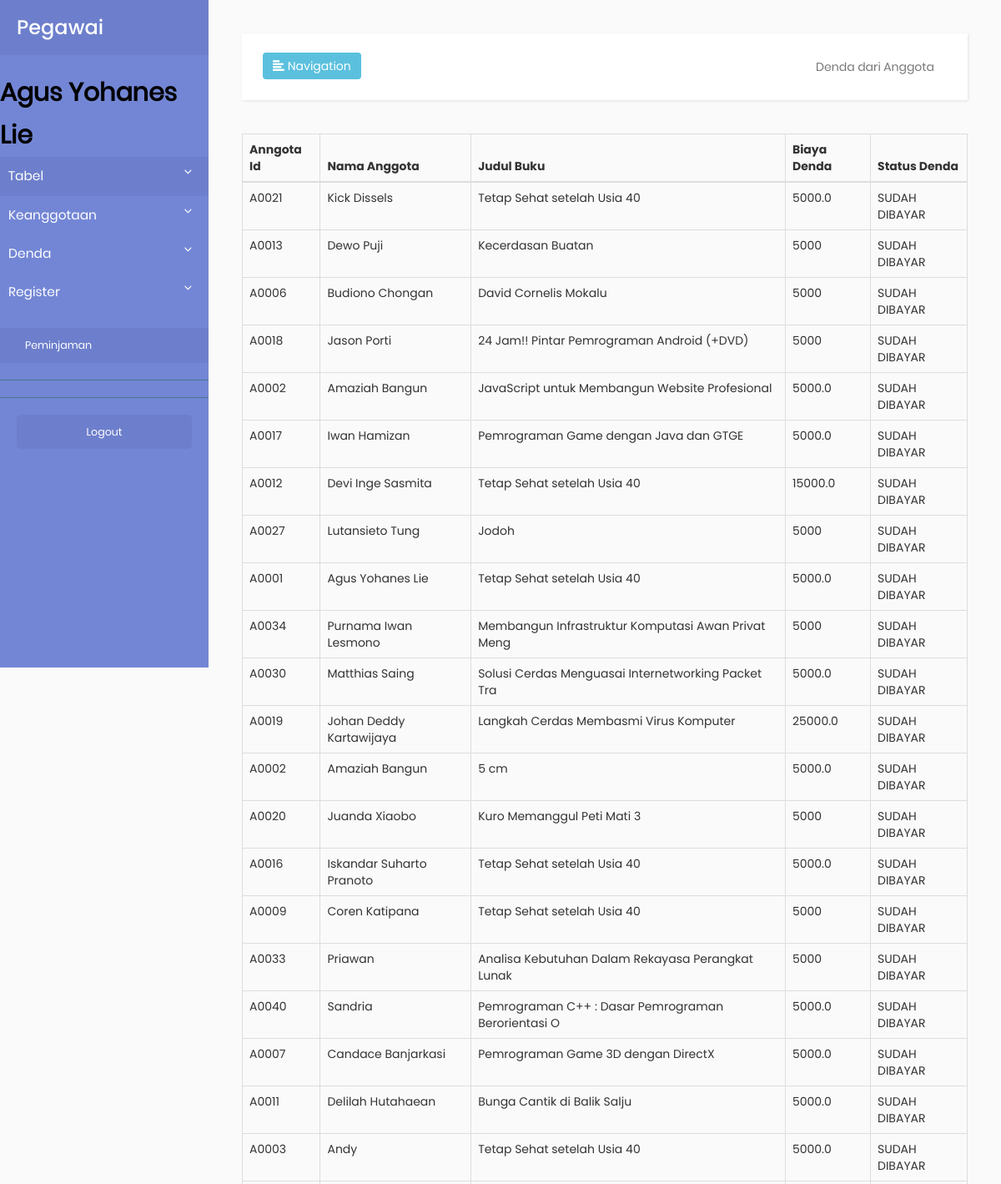
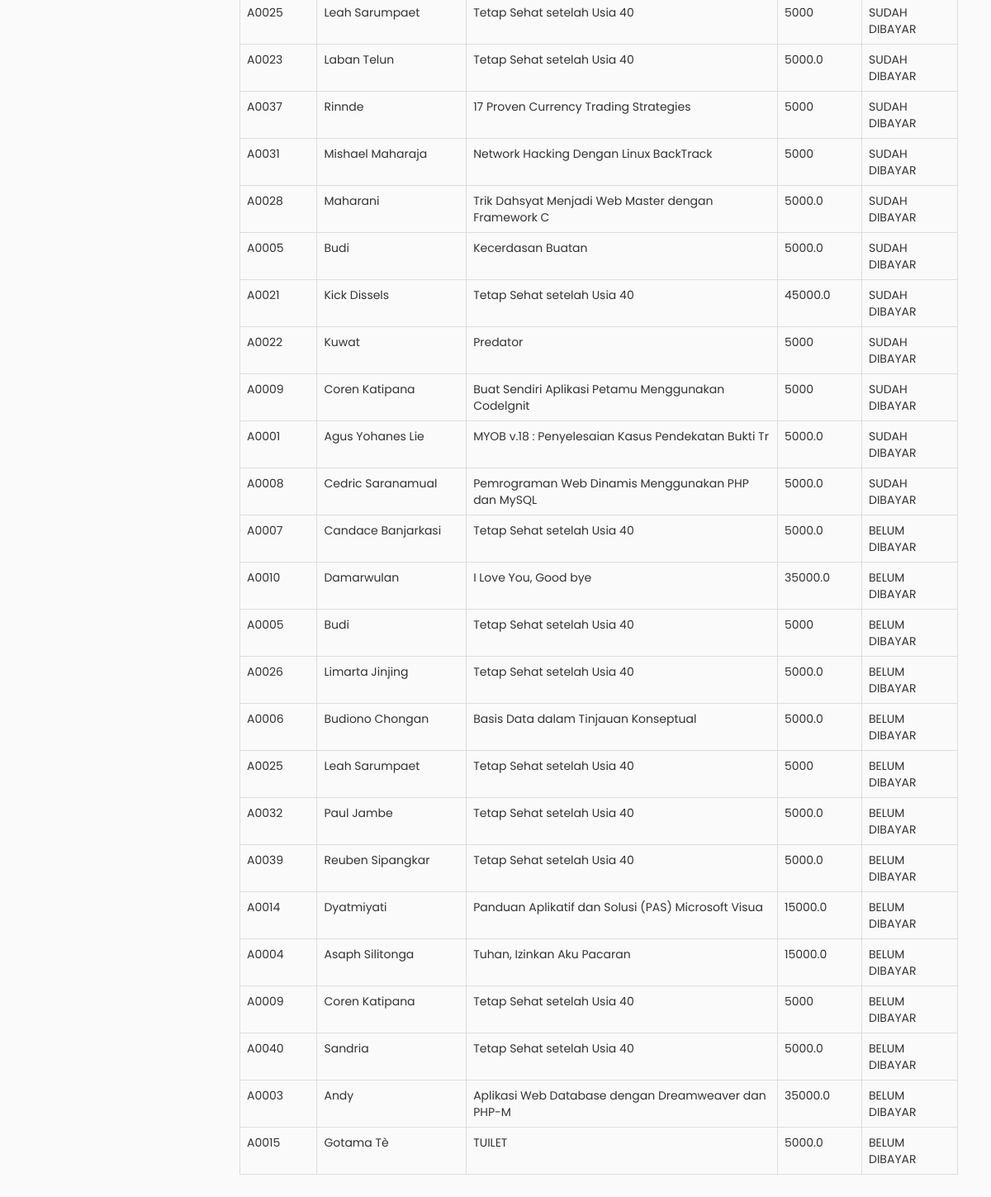
The app's page /admin/anggotadenda.php (signed in) with its own data (2 pictures, top to bottom).
### tables this page shows
CREATE TABLE `anggota` (
  `A_ID` char(5) NOT NULL,
  `A_NAMA` varchar(25) DEFAULT NULL,
  `A_ALAMAT` varchar(100) DEFAULT NULL,
  `A_TELPON` varchar(14) DEFAULT NULL,
  `A_TEMPAT_LAHIR` varchar(25) DEFAULT NULL,
  `A_TANGGAL_LAHIR` date DEFAULT NULL,
  `A_STATUS` varchar(100) DEFAULT NULL,
  `A_EMAIL` varchar(25) DEFAULT NULL,
  `A_KELAMIN` varchar(1) DEFAULT NULL,
  PRIMARY KEY (`A_ID`),
  KEY `anggota_index` (`A_NAMA`)
);

### admin/anggotadenda.php (the view, shortened to what this page needs)
<!DOCTYPE html>
<html>
    <head>
        <link rel="stylesheet" href="https://maxcdn.bootstrapcdn.com/bootstrap/3.3.7/css/bootstrap.min.css">
        <link rel="stylesheet" href="css/main.css">
        <link rel="stylesheet" type="text/css" href="css/main2.css">
        <link rel="stylesheet" href="https://cdnjs.cloudflare.com/ajax/libs/malihu-custom-scrollbar-plugin/3.1.5/jquery.mCustomScrollbar.min.css">
    </head>
    <body>
        <div class="wrapper">
            <nav id="sidebar">
                <div class="sidebar-header">
                    <h3>Pegawai</h3>
                </div>
                <ul class="list-unstyled components" >
                    <a href="dashboard.php" style="margin-bottom:40px!important; text-transform:capitalize; font-size:30px; color:black; font-weight:bold;">
                      <?php
                      echo $_SESSION['nama_user']
                      ?>
                    </a>
                    <li class="active">
                        <a href="#tabelSubmenu" data-toggle="collapse" aria-expanded="false">Tabel</a>
                    </li>
                    <li>
                      <a href="#keanggotaanSubmenu" data-toggle="collapse" aria-expanded="false">Keanggotaan</a>
                        <a href="#pageSubmenu" data-toggle="collapse" aria-expanded="false">Denda</a>
                        <a href="#registerSubmenu" data-toggle="collapse" aria-expanded="false">Register</a>
                        <ul class="list-unstyled components">
                        <li>
                              <a href="peminjamanoleh.php">Peminjaman</a>
                        </li>
                      </ul>
                    </li>
                </ul>
                <ul class="list-unstyled CTAs">
                    <li><a href="tmp.php" class="article"
                      action="logout">Logout</a></li>
                </ul>
            </nav>
            <div id="content">
                <nav class="navbar navbar-default">
                    <div class="container-fluid">
                        <div class="navbar-header">
                            <button type="button" id="sidebarCollapse" class="btn btn-info navbar-btn">
                                <i class="glyphicon glyphicon-align-left"></i>
                                <span>Navigation</span>
                            </button>
                        </div>
                        <div class="collapse navbar-collapse" id="bs-example-navbar-collapse-1">
                            <ul class="nav navbar-nav navbar-right">
                                <li><a href="#">Denda dari Anggota</a></li>
                            </ul>
                        </div>
                    </div>
                </nav>
                <table class="table table-bordered">
                    <thead>
                    <tr>
                        <th>Anngota Id</th>
                        <th>Nama Anggota</th>
                        <th>Judul Buku</th>
                        <th>Biaya Denda</th>
                        <th>Status Denda</th>
                    </tr>
                    </thead>
                    <tbody>
                      <?php
                      include("config.php");
                      $sql = "SELECT DISTINCT a.a_id, a.a_nama, b.b_judul, d.d_biaya, d.d_status
                                FROM denda d LEFT JOIN (anggota a LEFT JOIN peminjaman e ON (a.a_id = e.a_id)
                                LEFT JOIN buku b ON (e.b_id = b.b_id))
                           ON (e.e_id = d.e_id)
                           ORDER BY d.d_status DESC ";
                      $query = mysqli_query($db, $sql);
                      while($dendaanggota = mysqli_fetch_array($query)){
                        echo "<tr>";
                        echo "<td>".$dendaanggota[a_id]."</td>";
                        echo "<td>".$dendaanggota[a_nama]."</td>";
                        echo "<td>".$dendaanggota[b_judul]."</td>";
                        echo "<td>".$dendaanggota[d_biaya]."</td>";
                        echo "<td>".$dendaanggota[d_status]."</td>";
                        echo "</tr>";
                      }
                   ?>
                    </tbody>
                </table>
            </div>
        </div>
    </body>
</html>

### admin/css/main.css (style rules this page uses)
* { margin: 0px; padding: 0px; box-sizing: border-box; }
body, html { height: 100%; font-family: Poppins-Regular, sans-serif; }
a { font-family: Poppins-Regular; font-size: 14px; line-height: 1.7; color: #666666; margin: 0px; transition: all 0.4s; -webkit-transition: all 0.4s; -o-transition: all 0.4s; -moz-transition: all 0.4s; }
h1,h2,h3,h4,h5,h6 { margin: 0px; }
ul, li { margin: 0px; list-style-type: none; }
button { outline: none !important; border: none; background: transparent; }

### admin/css/main2.css (style rules this page uses)
body { font-family: 'Poppins', sans-serif; background: #fafafa; }
a, a:hover, a:focus { color: inherit; text-decoration: none; transition: all 0.3s; }
.navbar { padding: 15px 10px; background: #fff; border: none; border-radius: 0; margin-bottom: 40px; box-shadow: 1px 1px 3px rgba(0, 0, 0, 0.1); }
.navbar-btn { box-shadow: none; outline: none !important; border: none; }
#sidebar { width: 250px; position: fixed; top: 0; left: 0; height: 100vh; z-index: 999; background: #7386D5; color: #fff; transition: all 0.3s; }
#sidebar .sidebar-header { padding: 20px; background: #6d7fcc; }
#sidebar ul.components { padding: 20px 0; border-bottom: 1px solid #47748b; }
#sidebar ul li a { padding: 10px; font-size: 1.1em; display: block; }
#sidebar ul li.active > a, a[aria-expanded="true"] { color: #fff; background: #6d7fcc; }
a[data-toggle="collapse"] { position: relative; }
a[aria-expanded="false"]::before, a[aria-expanded="true"]::before { content: '\e259'; display: block; position: absolute; right: 20px; font-family: 'Glyphicons Halflings'; font-size: 0.6em; }
ul ul a { font-size: 0.9em !important; padding-left: 30px !important; background: #6d7fcc; }
ul.CTAs { padding: 20px; }
ul.CTAs a { text-align: center; font-size: 0.9em !important; display: block; border-radius: 5px; margin-bottom: 5px; }
a.article, a.article:hover { background: #6d7fcc !important; color: #fff !important; }
#content { width: calc(100% - 250px); padding: 40px; min-height: 100vh; transition: all 0.3s; position: absolute; top: 0; right: 0; }

### records on screen
anggota: A_ID "A0021", A_NAMA "Kick Dissels", dendaanggota "Tetap Sehat setelah Usia 40", dendaanggota "5000.0", dendaanggota "SUDAH DIBAYAR", dendaanggota "45000.0"
anggota: A_ID "A0013", A_NAMA "Dewo Puji", dendaanggota "Kecerdasan Buatan", dendaanggota "5000", dendaanggota "SUDAH DIBAYAR"
anggota: A_ID "A0006", A_NAMA "Budiono Chongan", dendaanggota "David Cornelis Mokalu", dendaanggota "5000", dendaanggota "SUDAH DIBAYAR", dendaanggota "Basis Data dalam Tinjauan Konseptual", dendaanggota "5000.0", dendaanggota "BELUM DIBAYAR"
anggota: A_ID "A0018", A_NAMA "Jason Porti", dendaanggota "24 Jam!! Pintar Pemrograman Android (+DVD)", dendaanggota "5000", dendaanggota "SUDAH DIBAYAR"
anggota: A_ID "A0002", A_NAMA "Amaziah Bangun", dendaanggota "JavaScript untuk Membangun Website Profesional", dendaanggota "5000.0", dendaanggota "SUDAH DIBAYAR", dendaanggota "5 cm"
anggota: A_ID "A0017", A_NAMA "Iwan Hamizan", dendaanggota "Pemrograman Game dengan Java dan GTGE", dendaanggota "5000.0", dendaanggota "SUDAH DIBAYAR"
anggota: A_ID "A0012", A_NAMA "Devi Inge Sasmita", dendaanggota "Tetap Sehat setelah Usia 40", dendaanggota "15000.0", dendaanggota "SUDAH DIBAYAR"
anggota: A_ID "A0027", A_NAMA "Lutansieto Tung", dendaanggota "Jodoh", dendaanggota "5000", dendaanggota "SUDAH DIBAYAR"
anggota: A_ID "A0001", A_NAMA "Agus Yohanes Lie", dendaanggota "Tetap Sehat setelah Usia 40", dendaanggota "5000.0", dendaanggota "SUDAH DIBAYAR", dendaanggota "MYOB v.18 : Penyelesaian Kasus Pendekatan Bukti Tr"
anggota: A_ID "A0034", A_NAMA "Purnama Iwan Lesmono", dendaanggota "Membangun Infrastruktur Komputasi Awan Privat Meng", dendaanggota "5000", dendaanggota "SUDAH DIBAYAR"
anggota: A_ID "A0030", A_NAMA "Matthias Saing", dendaanggota "Solusi Cerdas Menguasai Internetworking Packet Tra", dendaanggota "5000.0", dendaanggota "SUDAH DIBAYAR"
anggota: A_ID "A0019", A_NAMA "Johan Deddy Kartawijaya", dendaanggota "Langkah Cerdas Membasmi Virus Komputer", dendaanggota "25000.0", dendaanggota "SUDAH DIBAYAR"
anggota: A_ID "A0020", A_NAMA "Juanda Xiaobo", dendaanggota "Kuro Memanggul Peti Mati 3", dendaanggota "5000", dendaanggota "SUDAH DIBAYAR"
anggota: A_ID "A0016", A_NAMA "Iskandar Suharto Pranoto", dendaanggota "Tetap Sehat setelah Usia 40", dendaanggota "5000.0", dendaanggota "SUDAH DIBAYAR"
anggota: A_ID "A0009", A_NAMA "Coren Katipana", dendaanggota "Tetap Sehat setelah Usia 40", dendaanggota "5000", dendaanggota "SUDAH DIBAYAR", dendaanggota "Buat Sendiri Aplikasi Petamu Menggunakan Codelgnit", dendaanggota "BELUM DIBAYAR"
anggota: A_ID "A0033", A_NAMA "Priawan", dendaanggota "Analisa Kebutuhan Dalam Rekayasa Perangkat Lunak", dendaanggota "5000", dendaanggota "SUDAH DIBAYAR"
anggota: A_ID "A0040", A_NAMA "Sandria", dendaanggota "Pemrograman C++ : Dasar Pemrograman Berorientasi O", dendaanggota "5000.0", dendaanggota "SUDAH DIBAYAR", dendaanggota "Tetap Sehat setelah Usia 40", dendaanggota "BELUM DIBAYAR"
anggota: A_ID "A0007", A_NAMA "Candace Banjarkasi", dendaanggota "Pemrograman Game 3D dengan DirectX", dendaanggota "5000.0", dendaanggota "SUDAH DIBAYAR", dendaanggota "Tetap Sehat setelah Usia 40", dendaanggota "BELUM DIBAYAR"
anggota: A_ID "A0011", A_NAMA "Delilah Hutahaean", dendaanggota "Bunga Cantik di Balik Salju", dendaanggota "5000.0", dendaanggota "SUDAH DIBAYAR"
anggota: A_ID "A0003", A_NAMA "Andy", dendaanggota "Tetap Sehat setelah Usia 40", dendaanggota "5000.0", dendaanggota "SUDAH DIBAYAR", dendaanggota "Aplikasi Web Database dengan Dreamweaver dan PHP-M", dendaanggota "35000.0", dendaanggota "BELUM DIBAYAR"
anggota: A_ID "A0025", A_NAMA "Leah Sarumpaet", dendaanggota "Tetap Sehat setelah Usia 40", dendaanggota "5000", dendaanggota "SUDAH DIBAYAR", dendaanggota "BELUM DIBAYAR"
anggota: A_ID "A0023", A_NAMA "Laban Telun", dendaanggota "Tetap Sehat setelah Usia 40", dendaanggota "5000.0", dendaanggota "SUDAH DIBAYAR"
anggota: A_ID "A0037", A_NAMA "Rinnde", dendaanggota "17 Proven Currency Trading Strategies", dendaanggota "5000", dendaanggota "SUDAH DIBAYAR"
anggota: A_ID "A0031", A_NAMA "Mishael Maharaja", dendaanggota "Network Hacking Dengan Linux BackTrack", dendaanggota "5000", dendaanggota "SUDAH DIBAYAR"
anggota: A_ID "A0028", A_NAMA "Maharani", dendaanggota "Trik Dahsyat Menjadi Web Master dengan Framework C", dendaanggota "5000.0", dendaanggota "SUDAH DIBAYAR"
anggota: A_ID "A0005", A_NAMA "Budi", dendaanggota "Kecerdasan Buatan", dendaanggota "5000.0", dendaanggota "SUDAH DIBAYAR", dendaanggota "Tetap Sehat setelah Usia 40", dendaanggota "5000", dendaanggota "BELUM DIBAYAR"
anggota: A_ID "A0022", A_NAMA "Kuwat", dendaanggota "Predator", dendaanggota "5000", dendaanggota "SUDAH DIBAYAR"
anggota: A_ID "A0008", A_NAMA "Cedric Saranamual", dendaanggota "Pemrograman Web Dinamis Menggunakan PHP dan MySQL", dendaanggota "5000.0", dendaanggota "SUDAH DIBAYAR"
anggota: A_ID "A0010", A_NAMA "Damarwulan", dendaanggota "I Love You, Good bye", dendaanggota "35000.0", dendaanggota "BELUM DIBAYAR"
anggota: A_ID "A0026", A_NAMA "Limarta Jinjing", dendaanggota "Tetap Sehat setelah Usia 40", dendaanggota "5000.0", dendaanggota "BELUM DIBAYAR"
anggota: A_ID "A0032", A_NAMA "Paul Jambe", dendaanggota "Tetap Sehat setelah Usia 40", dendaanggota "5000.0", dendaanggota "BELUM DIBAYAR"
anggota: A_ID "A0039", A_NAMA "Reuben Sipangkar", dendaanggota "Tetap Sehat setelah Usia 40", dendaanggota "5000.0", dendaanggota "BELUM DIBAYAR"
anggota: A_ID "A0014", A_NAMA "Dyatmiyati", dendaanggota "Panduan Aplikatif dan Solusi (PAS) Microsoft Visua", dendaanggota "15000.0", dendaanggota "BELUM DIBAYAR"
anggota: A_ID "A0004", A_NAMA "Asaph Silitonga", dendaanggota "Tuhan, Izinkan Aku Pacaran", dendaanggota "15000.0", dendaanggota "BELUM DIBAYAR"
anggota: A_ID "A0015", A_NAMA "Gotama Tè", dendaanggota "TUILET", dendaanggota "5000.0", dendaanggota "BELUM DIBAYAR"

### other values on screen
$_SESSION['nama_user'] "Agus Yohanes Lie"
